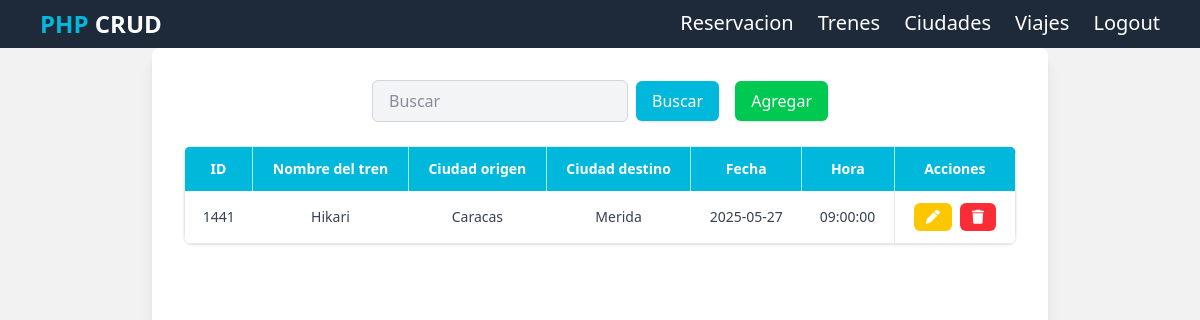
Before: /static/templates/trip_views/read_trip.php (signed in) with the older database file.
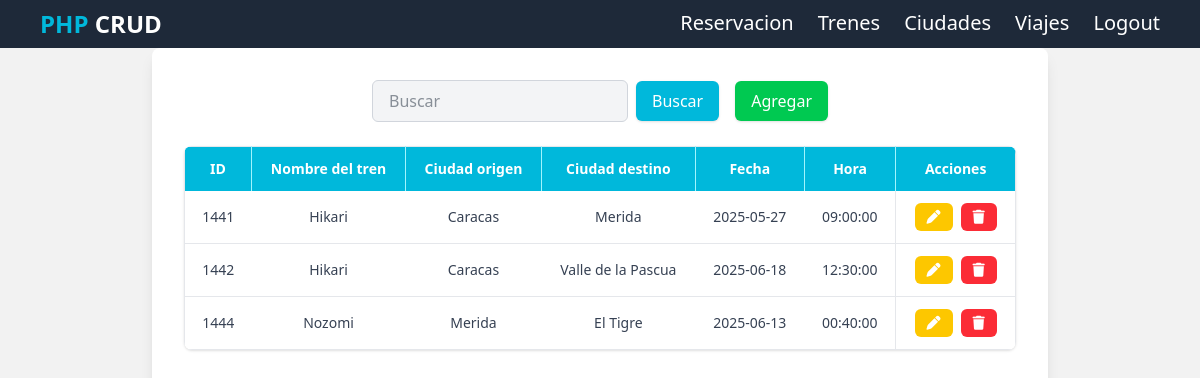
After: the same page with the newer database file.
### tables this page shows
CREATE TABLE `viajes` (
  `codigo` int(15) NOT NULL,
  `fk_codigo_tren` int(15) NOT NULL,
  `fk_codigo_origen` int(15) NOT NULL,
  `fk_codigo_destino` int(15) NOT NULL,
  `fecha` date NOT NULL,
  `hora` time NOT NULL
);

CREATE TABLE `trenes` (
  `codigo` int(15) NOT NULL,
  `nombre` varchar(30) NOT NULL,
  `velocidad` int(3) NOT NULL,
  `capacidad_economica` int(2) NOT NULL,
  `capacidad_turista` int(2) NOT NULL,
  `capacidad_primera` int(2) NOT NULL
);

CREATE TABLE `ciudades` (
  `codigo` int(15) NOT NULL,
  `nombre` varchar(30) NOT NULL
);

### app/controllers/trip_controllers/get_trip.php (the view)
<?php
include "../../../app/config/database.php";
$sql = "SELECT v.*, t.nombre AS nombre_tren, c1.nombre AS ciudad_origen, c2.nombre AS ciudad_destino
        FROM viajes v
        JOIN trenes t ON v.fk_codigo_tren = t.codigo
        JOIN ciudades c1 ON v.fk_codigo_origen = c1.codigo
        JOIN ciudades c2 ON v.fk_codigo_destino = c2.codigo";
$result = mysqli_query($conn, $sql);
while ($row = mysqli_fetch_array($result)) { ?>
<tr class="hover:bg-gray-50 transition-colors duration-200 border-b border-gray-200">
    <td class="px-4 py-3"><?php echo $row['codigo'];?></td>
    <td class="px-4 py-3"><?php echo $row['nombre_tren'];?></td>
    <td class="px-4 py-3"><?php echo $row['ciudad_origen'];?> </td>
    <td class="px-4 py-3"><?php echo $row['ciudad_destino'];?></td>
    <td class="px-4 py-3"><?php echo $row['fecha'];?></td>
    <td class="px-4 py-3 border-r border-gray-200"><?php echo $row['hora'];?></td>
    <td class="px-4 py-3 flex gap-2 justify-center items-center">
        <a href="./edit_trip.php?id=<?php echo $row['codigo']; ?>" class="px-3 py-1 bg-yellow-400 hover:bg-yellow-500 text-white rounded-md text-md font-semibold transition-colors duration-200"><i class="fa-solid fa-pen"></i></a>
        <a href="/server/app/controllers/trip_controllers/delete_trip.php?id=<?php echo $row['codigo']; ?>" class="px-3 py-1 bg-red-500 hover:bg-red-600 text-white rounded-md text-md font-semibold transition-colors duration-200"><i class="fa-solid fa-trash"></i></a>
    </td>
</tr>
<?php } ?>

### app/includes/header.php (shortened to what this page needs)
<!DOCTYPE html>
<html lang="es">
<head>
    <link rel="stylesheet" href="/server/static/assets/output.css"/>
</head>
<body class="bg-[#f2f2f2]">

### app/includes/navbar.php
<?php include "header.php" ?>
<div class="w-screen h-screen ">
    <div class="bg-gray-800 w-full h-[6%] flex items-center ">
        <nav class="flex items-center justify-between w-full">
            <h1 class="text-2xl font-bold text-white ml-10">
                <a href="/server/static/templates/dashboard/dashboard.php">
                    <span class="text-cyan-500">PHP</span>
                    <span class="text-white">CRUD</span>
                </a>
            </h1>
            <ul class="text-xl font-light text-white flex gap-6 mr-10">
                <li class=""><a
                        class="relative after:content-[''] after:block after:w-0 after:h-[2px] after:bg-cyan-500 after:transition-all after:duration-300 hover:after:w-full"
                        href="/server/static/templates/reservation_views/read_reservation.php">Reservacion</a></li>
                <li class=""><a
                        class="relative after:content-[''] after:block after:w-0 after:h-[2px] after:bg-cyan-500 after:transition-all after:duration-300 hover:after:w-full"
                        href="/server/static/templates/train_views/read_train.php">Trenes</a></li>
                <li class=""><a
                        class="relative after:content-[''] after:block after:w-0 after:h-[2px] after:bg-cyan-500 after:transition-all after:duration-300 hover:after:w-full"
                        href="/server/static/templates/city_views/read_city.php">Ciudades</a></li>
                <li class=""><a
                        class="relative after:content-[''] after:block after:w-0 after:h-[2px] after:bg-cyan-500 after:transition-all after:duration-300 hover:after:w-full"
                        href="/server/static/templates/trip_views/read_trip.php">Viajes</a></li>
                <li class="">
                    <form action="/server/app/controllers/auth_controllers/logout.php" method="POST"
                        style="display:inline;">
                        <button type="submit"
                            class="relative after:content-[''] after:block after:w-0 after:h-[2px] after:bg-cyan-500 after:transition-all after:duration-300 hover:after:w-full text-white bg-transparent border-none cursor-pointer p-0 m-0">
                            Logout
                        </button>
                    </form>
                </li>
            </ul>
        </nav>
    </div>
    <main class="w-full h-[94%]">

### static/templates/trip_views/read_trip.php
<?php include "../../../app/config/database.php" ?>
<?php include "../../../app/includes/navbar.php" ?>
<div class="w-full h-full flex items-center justify-center">
    <div class="w-full max-w-4xl h-full bg-white p-8 rounded-lg shadow-lg">
        <div class="flex items-center justify-center gap-2 mb-6 w-full">
            <input type="search" name="busqueda" class="w-64 px-4 py-2 rounded-md bg-gray-100 border border-gray-300 text-gray-800 focus:outline-none focus:bg-white focus:border-cyan-500 focus:ring-1 focus:ring-cyan-500 transition duration-200" placeholder="Buscar">
            <button class="px-4 py-2 bg-cyan-500 hover:bg-cyan-600 text-white font-medium rounded-md transition duration-200 shadow-sm hover:shadow-md">Buscar</button>
            <a href="/server/static/templates/trip_views/create_trip.php" class="px-4 py-2 bg-green-500 hover:bg-green-600 text-white font-medium rounded-md transition duration-200 shadow-sm hover:shadow-md ml-2 flex items-center justify-center h-[40px]">Agregar</a>
        </div>
        <div class="overflow-x-auto rounded-lg shadow">
            <table class="min-w-full text-sm font-medium text-center text-gray-700 border border-gray-200">
                <thead class="bg-cyan-500 text-white">
                    <tr>
                        <th class="px-4 py-3 font-semibold border-r border-cyan-200 transition-colors duration-200">ID</th>
                        <th class="px-4 py-3 font-semibold border-r border-cyan-200 transition-colors duration-200">Nombre del tren</th>
                        <th class="px-4 py-3 font-semibold border-r border-cyan-200 transition-colors duration-200">Ciudad origen</th>
                        <th class="px-4 py-3 font-semibold border-r border-cyan-200 transition-colors duration-200">Ciudad destino</th>
                        <th class="px-4 py-3 font-semibold border-r border-cyan-200 transition-colors duration-200">Fecha</th>
                        <th class="px-4 py-3 font-semibold border-r border-cyan-200 transition-colors duration-200">Hora</th>
                        <th class="px-4 py-3 font-semibold text-center transition-colors duration-200">Acciones</th>
                    </tr>
                </thead>
                <tbody class="divide-y divide-gray-200">
                    <?php include "../../../app/controllers/trip_controllers/get_trip.php"?>
                </tbody>
            </table>
        </div>
    </div>
</div>
</main>
</body>
</html>

Changed rows visible on the page:
added viajes: codigo "1442", fk_codigo_tren.nombre "Hikari", fk_codigo_origen.nombre "Caracas", fk_codigo_destino.nombre "Valle de la Pascua", fecha "2025-06-18", hora "12:30:00"
added viajes: codigo "1444", fk_codigo_tren.nombre "Nozomi", fk_codigo_origen.nombre "Merida", fk_codigo_destino.nombre "El Tigre", fecha "2025-06-13", hora "00:40:00"
